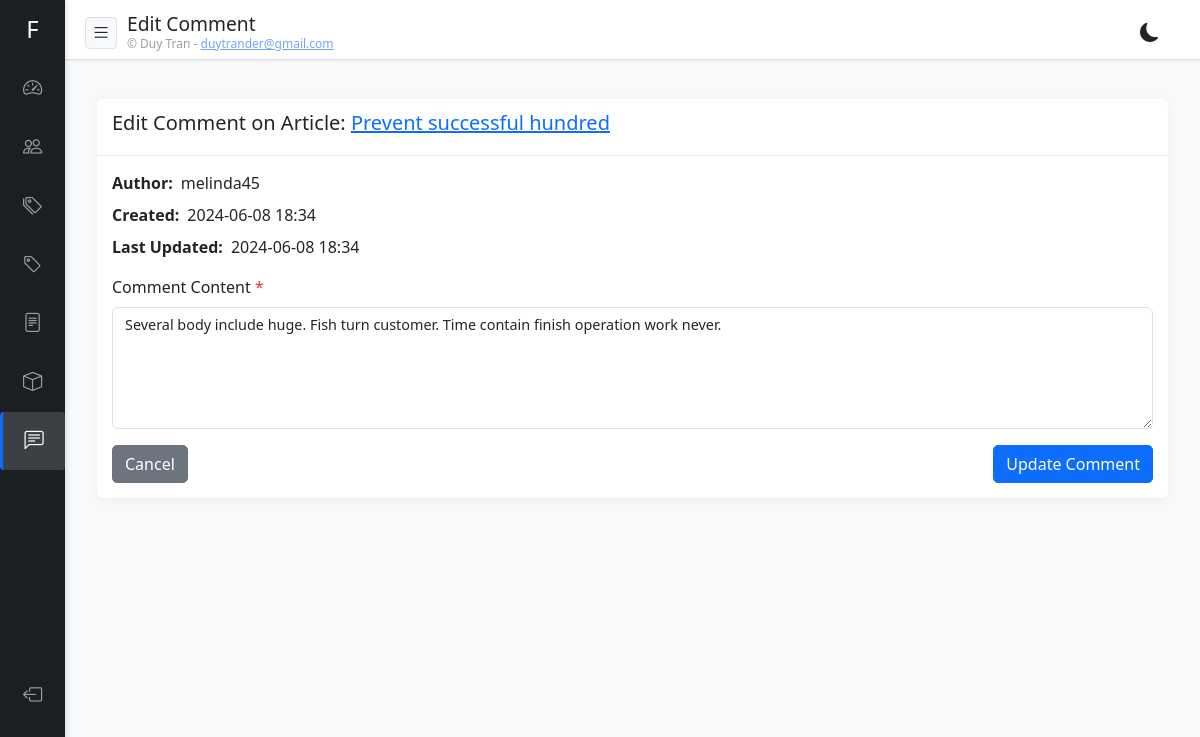
The page /admin/comments/1/edit (signed in) on the database its author committed.
### app/models.py (models this page shows)
class ArticleBase(SQLModel):
    title: str = Field(max_length=200)
    content: str
    published: bool = Field(default=False)
    featured_image: Optional[str] = Field(default=None, max_length=500)
    excerpt: Optional[str] = None
    footer_content: Optional[str] = None
    views: int = Field(default=0)
    category_id: int = Field(foreign_key="category.id")
    author_id: int = Field(foreign_key="user.id")
    slug: Optional[str] = Field(default=None, max_length=200, index=True, unique=True)

class Article(ArticleBase, table=True):
    id: Optional[int] = Field(default=None, primary_key=True)
    created_at: datetime = Field(default_factory=datetime.utcnow)
    updated_at: datetime = Field(default_factory=datetime.utcnow, sa_column_kwargs={"onupdate": datetime.utcnow})
    category: Category = Relationship(back_populates="articles")
    author: User = Relationship(back_populates="articles")
    comments: List["Comment"] = Relationship(back_populates="article")
    tags: List["Tag"] = Relationship(back_populates="articles", link_model=ArticleTagLink)
    products: List["Product"] = Relationship(back_populates="articles", link_model=ProductArticleLink)

class UserBase(SQLModel):
    username: str = Field(max_length=50, index=True, unique=True)
    email: EmailStr = Field(max_length=200, index=True, unique=True)
    is_active: bool = Field(default=True)
    is_superuser: bool = Field(default=False)
    first_name: Optional[str] = Field(default=None, max_length=100)
    last_name: Optional[str] = Field(default=None, max_length=100)

class User(UserBase, table=True):
    id: Optional[int] = Field(default=None, primary_key=True)
    password: str = Field(max_length=200)
    created_at: datetime = Field(default_factory=datetime.utcnow)
    updated_at: datetime = Field(default_factory=datetime.utcnow, sa_column_kwargs={"onupdate": datetime.utcnow})
    articles: List["Article"] = Relationship(back_populates="author")
    comments: List["Comment"] = Relationship(back_populates="author")

class CommentBase(SQLModel):
    content: str
    article_id: int = Field(foreign_key="article.id")
    author_id: int = Field(foreign_key="user.id")

class Comment(CommentBase, table=True):
    id: Optional[int] = Field(default=None, primary_key=True)
    created_at: datetime = Field(default_factory=datetime.utcnow)
    updated_at: datetime = Field(default_factory=datetime.utcnow, sa_column_kwargs={"onupdate": datetime.utcnow})
    article: Article = Relationship(back_populates="comments")
    author: User = Relationship(back_populates="comments")

### app/routers/comments.py (the view)
@router.get("/{comment_id}/edit", response_class=HTMLResponse)
async def admin_edit_comment_form(request: Request, comment_id: int, db: Session = Depends(get_db)):
    user = await get_user_from_cookie(request, db)
    if not user or not user.is_superuser:
        return RedirectResponse(url="/admin/login", status_code=303)
    comment = db.execute(
        select(Comment).where(Comment.id == comment_id).options(
            selectinload(Comment.article),
            selectinload(Comment.author)
        )
    ).unique().scalar_one_or_none()
    if not comment:
        return RedirectResponse(url="/admin/comments?message=Comment not found", status_code=303)
    return templates.TemplateResponse(
        "admin/comments/edit.html",
        {"request": request, "user": user, "comment": comment}
    )

### templates/admin/comments/edit.html (shortened to what this page needs)
{% extends "admin/base.html" %}  {% block header_title %}Edit Comment{% endblock %}  {% block content %}
<div class="container-fluid mt-4">
  <div class="row">
    <div class="col-12">
      <div class="card">
        <div class="card-header">
          <h5 class="card-title">
            Edit Comment on Article:
            <a href="/admin/articles/{{ comment.article.id }}/edit"
              >{{ comment.article.title }}</a
            >
          </h5>
        </div>
        <div class="card-body">
          <div class="mb-3">
            <div class="d-flex mb-2">
              <div class="fw-bold me-2">Author:</div>
              <div>{{ comment.author.username }}</div>
            </div>
            <div class="d-flex mb-2">
              <div class="fw-bold me-2">Created:</div>
              <div>{{ comment.created_at.strftime('%Y-%m-%d %H:%M') }}</div>
            </div>
            <div class="d-flex mb-2">
              <div class="fw-bold me-2">Last Updated:</div>
              <div>{{ comment.updated_at.strftime('%Y-%m-%d %H:%M') }}</div>
            </div>
          </div>
          <form method="POST" action="/admin/comments/{{ comment.id }}/edit">
            <div class="mb-3">
              <label for="content" class="form-label"
                >Comment Content <span class="text-danger">*</span></label
              >
              <textarea
                class="form-control"
                id="content"
                name="content"
                rows="5"
                required
              >
{{ comment.content }}</textarea
              >
            </div>
            <div class="d-flex justify-content-between">
              <a href="/admin/comments" class="btn btn-secondary">Cancel</a>
              <button type="submit" class="btn btn-primary">
                Update Comment
              </button>
            </div>
          </form>
        </div>
      </div>
    </div>
  </div>
</div>
{% endblock %}

### templates/admin/base.html (style rules this page uses)
:root { --primary-color: #0d6efd; --secondary-color: #6c757d; --success-color: #28a745; --danger-color: #dc3545; --sidebar-width: 200px; --sidebar-collapsed-width: 70px; --bg-color: #f8f9fa; --text-color: #212529; --card-bg: #fff; --border-color: #dee2e6; --sidebar-bg: #212529; --sidebar-text: rgba(255, 255, 255, 0.8); --sidebar-active-bg: rgba(255, 255, 255, 0.1); --card-shadow: 0 2px 10px rgba(0, 0, 0, 0.05); --input-bg: #fff; --input-text: #212529; --filter-bg: #f8f9fa; --hover-bg: rgba(0, 0, 0, 0.02); }
body { font-family: "Segoe UI", Tahoma, Geneva, Verdana, sans-serif; margin: 0; padding: 0; background-color: var(--bg-color); color: var(--text-color); overflow-x: hidden; transition: background-color 0.3s ease, color 0.3s ease; }
.card { border: none; border-radius: 10px; box-shadow: var(--card-shadow); margin-bottom: 20px; overflow: hidden; background-color: var(--card-bg); color: var(--text-color); }
.card-header { background-color: var(--card-bg); border-bottom: 1px solid var(--border-color); padding: 15px 20px; }
.card-body { padding: 20px; }
.btn { border-radius: 5px; font-weight: 500; }
.btn-primary { background-color: var(--primary-color); border-color: var(--primary-color); }
.form-label { font-weight: 500; }
.card { border: none; border-radius: 10px; box-shadow: 0 2px 10px rgba(0, 0, 0, 0.05); margin-bottom: 20px; overflow: hidden; }
.card-header { background-color: #fff; border-bottom: 1px solid rgba(0, 0, 0, 0.075); padding: 15px 20px; }
@media (min-width: 768px) and (max-width: 1200px) { .header + * { margin-top: 15px; } }
@media (min-width: 768px) and (max-width: 1200px) { .card { margin-bottom: 15px; border-radius: 6px; } }
@media (min-width: 768px) and (max-width: 1200px) { .card-header { padding: 12px 15px; } }
@media (min-width: 768px) and (max-width: 1200px) { .card-body { padding: 15px; } }
@media (min-width: 768px) and (max-width: 1200px) { .form-control, .form-select { font-size: 0.9rem; } }
@media (min-width: 768px) and (max-width: 1200px) { .d-flex { display: flex !important; } }
@media (min-width: 768px) and (max-width: 1200px) { .justify-content-between { justify-content: space-between !important; } }
.form-control, .form-select { background-color: var(--input-bg); color: var(--input-text); border-color: var(--border-color); }

### rows shown on the page
Article: article "Prevent successful hundred"
User: author.username "melinda45"
Comment: created_at "2024-06-08 18:34", updated_at "2024-06-08 18:34", content "Several body include huge. Fish turn customer. Time contain finish operation work never."
